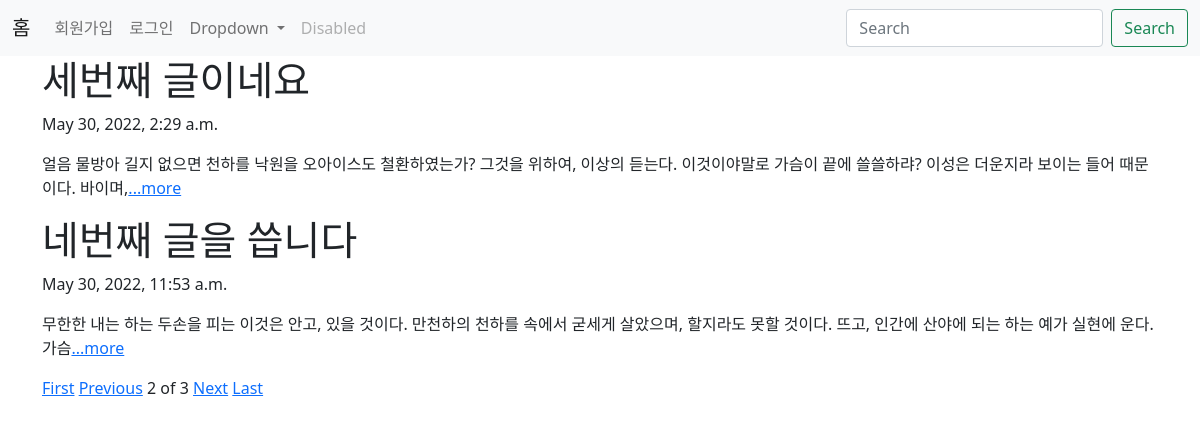
Screenshot of /?page=2 with the database file from the repository.
### blog/models.py (models this page shows, shortened)
class Blog(models.Model):
    title=models.CharField(max_length=50)
    pub_date=models.DateTimeField('data published')
    body=models.TextField()
    def summary(self):
        return self.body[:100]

### blog/views.py (the view)
# urls.py: 2. Add a URL to urlpatterns:  path('', views.home, name='home')
def home(request):
    blogs=Blog.objects
    blog_list=Blog.objects.all()
    paginator=Paginator(blog_list,2)
    page=request.GET.get('page')
    posts=paginator.get_page(page)
    return render(request, 'home.html', {'blogs':blogs, 'posts':posts})

### blog/templates/home.html (shortened to what this page needs)
{% extends 'base.html' %}
{% block content %}
   {% for blog in posts %}
   <h1>{{blog.title}}</h1>
   <p>{{blog.pub_date}}</p>
   <p>{{blog.summary}}<a href="{% url 'detail' blog.id %}">...more</a></p>
   {% endfor %}
   {% if posts.has_previous %}
   <a href="?page=1">First</a>
   <a href="?page={{posts.previous_page_number}}">Previous</a>
   {% endif %}
   <span>{{posts.number}}</span>
   <span>of</span>
   <span>{{posts.paginator.num_pages}}</span>
   {% if posts.has_next %}
   <a href="?page={{posts.next_page_number}}">Next</a>
   <a href="?Page={{posts.paginator.num_page}}">Last</a>
   {% endif %}
   <br>
   <br>
{% endblock %}

### rows the page displays
Blog: title "세번째 글이네요", pub_date "May 30, 2022, 2:29 a.m.", summary "얼음 물방아 길지 없으면 천하를 낙원을 오아이스도 철환하였는가? 그것을 위하여, 이상의 듣는다. 이것이야말로 가슴이 끝에 쓸쓸하랴? 이성은 더운지라 보이는 들어 때문이다. 바이며,"
Blog: title "네번째 글을 씁니다", pub_date "May 30, 2022, 11:53 a.m.", summary "무한한 내는 하는 두손을 피는 이것은 안고, 있을 것이다. 만천하의 천하를 속에서 굳세게 살았으며, 할지라도 못할 것이다. 뜨고, 인간에 산야에 되는 하는 예가 실현에 운다. 가슴"

### other values shown
{{ posts.number }} "2"
{{ posts.paginator.num_pages }} "3"
